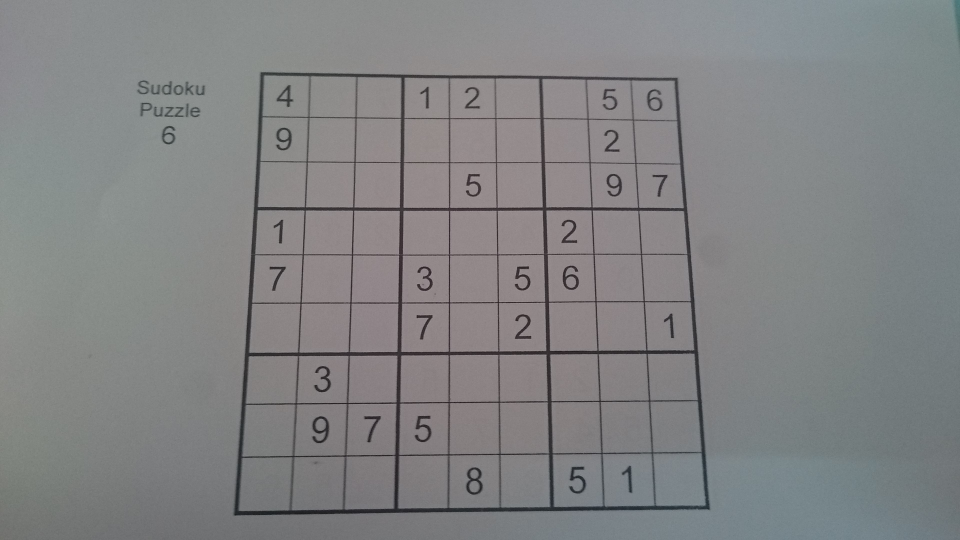
#> input picture images/train-images/DSC_0030.JPG, 1920 x 1080 px (shown at 1/2 size); its folder holds only this picture in this run
$ python train.py   (older library calls are emulated)
#> lines starting #> are read from the running program, lines starting #| are printed output that depends on the picture; after the words box and inside, x2 and y2 are one past the last pixel; in counts of white or black regions, pixels touching at a corner belong together
### code/utils.py
import cv2
import numpy as np
import copy

def get_sudoku_board(path):

#> called with path = '../images/train-images/DSC_0030.JPG'
    img = cv2.imread(path)
#> img is the input picture: shape (1080, 1920, 3); mean B, G, R 131.8, 130.8, 129.9
    gray = cv2.cvtColor(img, cv2.COLOR_BGR2GRAY)

    # blur = cv2.GaussianBlur(gray, (5, 5), 0)
    # ret, thresh = cv2.threshold(blur, 0, 255, cv2.THRESH_BINARY + cv2.THRESH_OTSU)
    thresh = cv2.adaptiveThreshold(
        gray,
        255,
        cv2.ADAPTIVE_THRESH_GAUSSIAN_C,
        cv2.THRESH_BINARY_INV,
        21, 2
    )
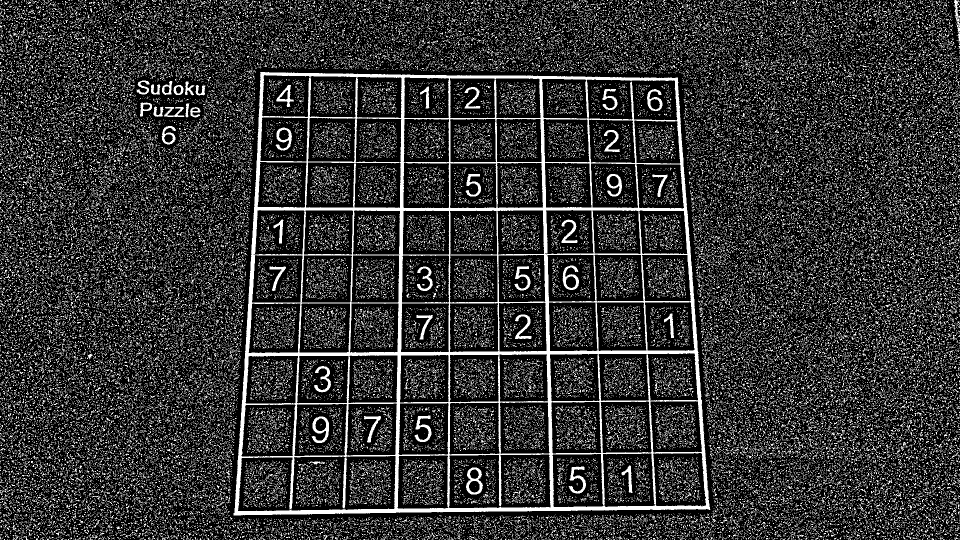
#> thresh: shape (1080, 1920) (shown at 1/2 size); 20% white in thin lines or dots

    # cv2.namedWindow('thresh', cv2.WINDOW_NORMAL)
    # cv2.resizeWindow('thresh', 600, 600)
    # cv2.imshow('thresh', thresh)

    biggest_contour, biggest_polygon = get_biggest_contour(thresh)
    if biggest_contour is not None:
        # [4 lines of commented-out code are left out]
        sudoku_board = perspective_transform(biggest_polygon, img)
        print(biggest_polygon)

        # [5 lines of commented-out code are left out]
        return sudoku_board
    return None


def get_biggest_contour(thresh_img):
    img, contours, hier = cv2.findContours(
        thresh_img,
        cv2.RETR_TREE,
        cv2.CHAIN_APPROX_SIMPLE
    )
#> contours = 81153 contours
    biggest_contour = None
    biggest_polygon = None
    max_area = -1
    img_area = img.shape[0] * img.shape[1]
#> img_area = 2073600

    for contour in contours:
        area = cv2.contourArea(contour)
        if area >= img_area/6:
            epsilon = 0.02 * cv2.arcLength(contour, True)
            approx_poly = cv2.approxPolyDP(contour, epsilon, True)
            if len(approx_poly) == 4 and area > max_area:
                biggest_contour = contour
                biggest_polygon = approx_poly
                max_area = area
#> this loop made 81153 passes
#> contour on passes 1 to 3: [[1919, 1079]], [[1908, 1079]], [[1902, 1079]]
#> after the loop, biggest_contour = contour of 1035 points, box (x1, y1, x2, y2) (467, 144, 1421, 1031), area 775874; biggest_polygon = [[520, 145], [467, 1030], [1420, 1019], [1355, 155]]; max_area = 775873.5
    return biggest_contour, biggest_polygon

# [36 lines left out: function extract_number, not called in this run]


def perspective_transform(biggest_polygon, img):
    pst1 = np.float32(biggest_polygon)
#> pst1 has the same summary as biggest_polygon in get_biggest_contour
    pst2 = np.float32([[0, 0], [0, 430], [430, 430], [430, 0]])
    M = cv2.getPerspectiveTransform(pst1, pst2)
#> M = [[0.507, 0.0304, -268.3], [-0.0067, 0.56, -77.69], [-2.88e-05, 0.000162, 1]]
    board = cv2.warpPerspective(img, M, (430, 430))
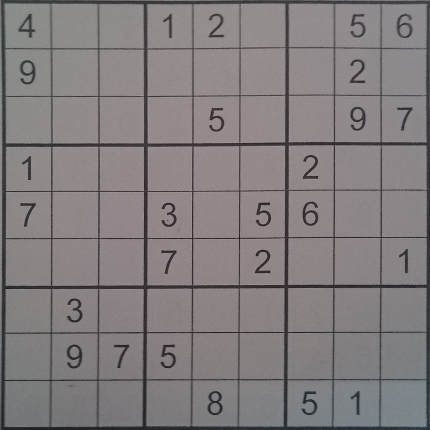
#> board: shape (430, 430, 3); mean B, G, R 126.2, 124.9, 130.2
#| [[[ 520  145]]
#|  [[ 467 1030]]
#|  [[1420 1019]]
#|  [[1355  155]]]
    return board

# [7 lines left out: function predict, not called in this run]

### code/train.py
import os
import numpy as np
import cv2
import sys
import copy
from utils import get_sudoku_board, get_biggest_contour
from utils import perspective_transform

responses = []
keys = [number for number in range(48, 58)]
samples = np.empty([0, 100])
TRAIN_FOLDER = '../images/train-images/'
ESC = 27

def label_number_in_image(sudoku_board):
    global responses, keys, samples, ESC

    gray = cv2.cvtColor(sudoku_board, cv2.COLOR_BGR2GRAY)
#> gray: shape (430, 430)

    gray = cv2.fastNlMeansDenoising(gray, 10, 10, 7, 21)
    thresh = cv2.adaptiveThreshold(
        gray,
        255,
        cv2.ADAPTIVE_THRESH_GAUSSIAN_C,
        cv2.THRESH_BINARY_INV,
        21, 2
    )
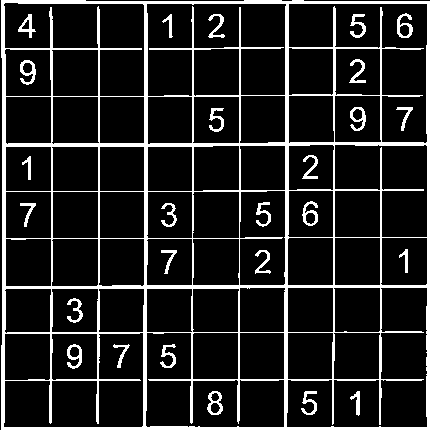
#> thresh: shape (430, 430); 13.4% white; 27 white regions
    thresh2 = copy.copy(thresh)
    image, contours, hier = cv2.findContours(
        thresh2,
        cv2.RETR_TREE,
        cv2.CHAIN_APPROX_SIMPLE
    )
#> contours = 92 contours; largest, box (x1, y1, x2, y2) and area: (1, 0, 430, 430) 183032, (286, 287, 428, 428) 10622, (146, 3, 287, 97) 10280, (288, 3, 428, 144) 10206, (3, 332, 144, 428) 8432
    cv2.imshow('thresh', thresh)
    for contour in contours:
        if 48 < cv2.contourArea(contour) < 400:
            x,y,w,h = cv2.boundingRect(contour)
            if h > 18:
                epsilon = 0.01*cv2.arcLength(contour, True)
                approx_poly = cv2.approxPolyDP(contour, epsilon, True)
                cv2.rectangle(sudoku_board, (x-5,y-5), (x+w+5, y+h+5), (0, 255, 0), 2)
                # get region of interest
                roi = thresh[y-5:y+h+5, x-5:x+w+5]
                cv2.imshow('roi', roi)
                # convert to 10x10 pixel
                roismall = cv2.resize(roi, (10, 10))
                cv2.imshow('board', sudoku_board)
                key = cv2.waitKey() & 0xFF
                print(key)
                if key == ESC:
                    sys.exit(0)
                elif key in keys:
                    responses.append(int(chr(key)))
                    sample = roismall.reshape([1, 100])
                    samples = np.append(samples, sample, 0)
#> this loop made 11 passes; (key q is pressed on pass 3)
#> (x, y, w, h, epsilon) on passes 3, 11: (67, 344, 15, 25, 0.95), (207, 391, 16, 24, 0.739)
#> (x, y, w, h) on pass 4: (69, 346, 11, 12)
#| 113
#| 27
#> pass 3, in label_number_in_image, `roi = thresh[y-5:y+h+5, x-5:x+w+5]`:
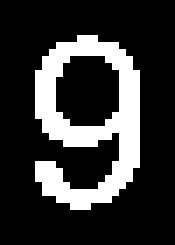
#> roi: shape (35, 25) (shown 7 times larger); 20.9% white; 1 white region, box (x1, y1, x2, y2) and area: (5, 5, 20, 30) 183
#> after the loop:
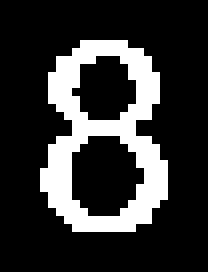
#> roi: shape (34, 26) (shown 8 times larger); 20.4% white in thin lines or dots, all inside (x1, y1, x2, y2) = (5, 5, 21, 29)
#> after the loop:
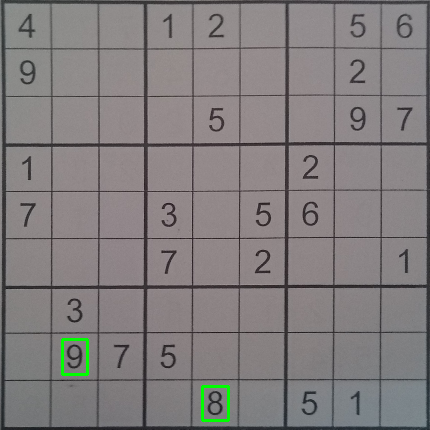
#> sudoku_board: shape (430, 430, 3); 0.39% of pixels changed, all inside (x1, y1, x2, y2) = (61, 338, 230, 422)
#> after the loop, responses = []
    return samples

def train_knn():
    samples = np.loadtxt('../data/samples.data', np.float32)
    responses = np.loadtxt('../data/responses.data', np.float32)
    responses = responses.reshape((responses.size, 1))

    model = cv2.ml.KNearest_create()
    model.train(samples, cv2.ml.ROW_SAMPLE, responses)
    return model

def start_training():
    global samples, responses
    for filename in os.listdir(TRAIN_FOLDER):
        path = os.path.join(TRAIN_FOLDER, filename)
        sudoku_board = get_sudoku_board(path)
        if sudoku_board is not None:
            label_number_in_image(sudoku_board)
        else:
            print(filename)
    responses = np.array(responses, np.float32)
    responses = responses.reshape(responses.size, 1)
    print("Traning Complete")
    np.savetxt('../data/samples1.data', samples)
    np.savetxt('../data/responses1.data', responses)

if __name__ == '__main__':
    start_training()
#> (the program exits here)

$ run again, on images/train-images/DSC_0035.JPG
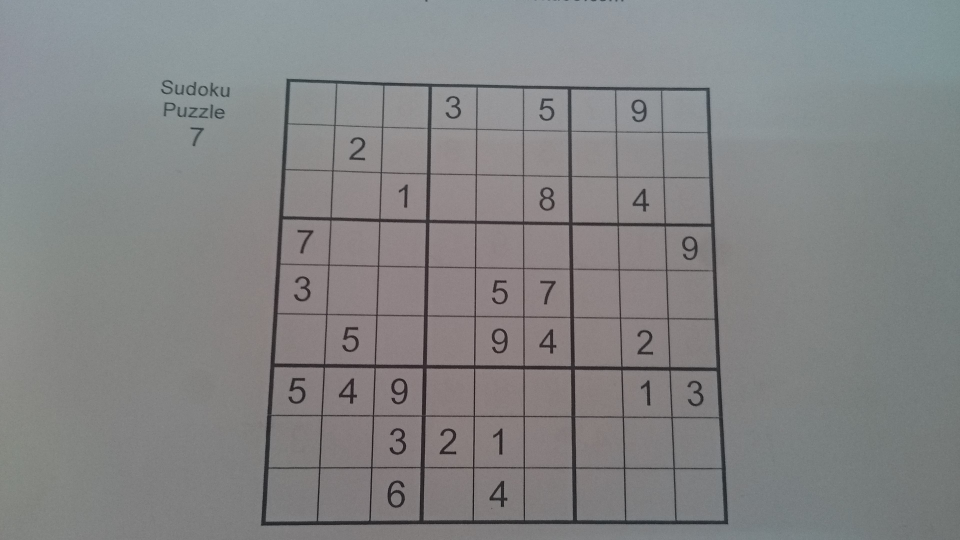
#> input picture images/train-images/DSC_0035.JPG, 1920 x 1080 px (shown at 1/2 size)
#> in get_sudoku_board, img is the input picture: shape (1080, 1920, 3); mean B, G, R 132.9, 132.3, 131.5
#> in get_sudoku_board, `thresh = cv2.adaptiveThreshold( gray, 255, cv2.ADAPTIVE_THRESH_GAUSSIA..`:
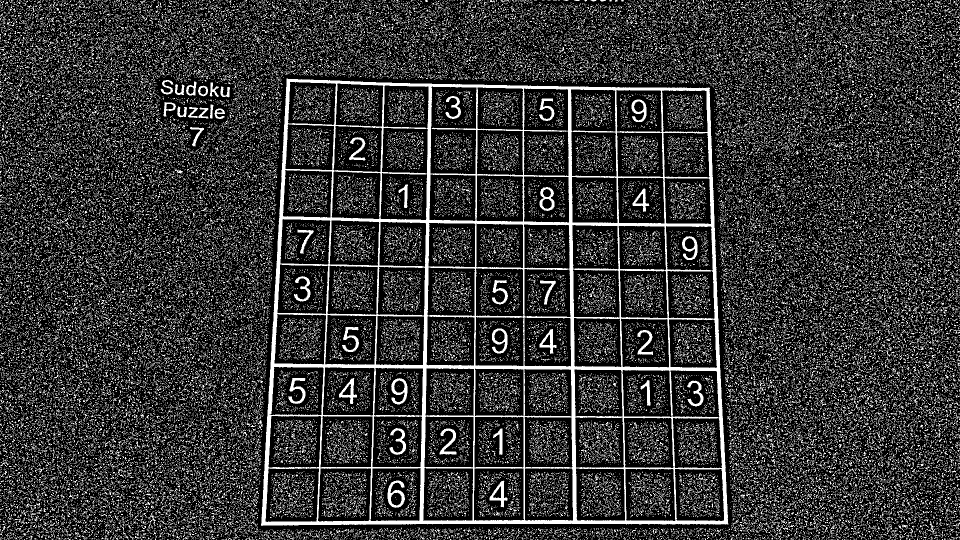
#> thresh: shape (1080, 1920) (shown at 1/2 size); 20.7% white in thin lines or dots
#> in get_biggest_contour, `img, contours, hier = cv2.findContours( thresh_img, cv2.RETR_TREE, cv2..`: contours = 83781 contours
#> the loop in get_biggest_contour, `for contour in contours:` made 83781 passes
#> contour on passes 1 to 3: [[1897, 1079], [1898, 1079]], [[1861, 1079]], [[1854, 1079]]
#> after the loop in get_biggest_contour, `for contour in contours:`: biggest_contour = contour of 802 points, box (x1, y1, x2, y2) (522, 157, 1457, 1052), area 779496; biggest_polygon = [[573, 157], [522, 1050], [1456, 1048], [1419, 176]]; max_area = 779495.5
#> pst1 has the same summary as biggest_polygon in get_biggest_contour
#> M = [[0.496, 0.0283, -288.8], [-0.0119, 0.532, -76.68], [-3.02e-05, 0.000116, 1]]
#| [[[ 573  157]]
#|  [[ 522 1050]]
#|  [[1456 1048]]
#|  [[1419  176]]]
#> in label_number_in_image, `image, contours, hier = cv2.findContours( thresh2, cv2.RETR_TREE, cv2...`: contours = 92 contours; largest, box (x1, y1, x2, y2) and area: (0, 0, 430, 430) 182776, (380, 2, 428, 145) 6402, (3, 3, 51, 143) 6330, (286, 4, 333, 145) 6312, (379, 145, 427, 287) 6304
#> the loop in label_number_in_image, `for contour in contours:` made 10 passes; (key q is pressed on pass 6)
#> (x, y, w, h, epsilon) on passes 6, 10: (208, 391, 16, 24, 0.684), (114, 391, 16, 24, 0.958)
#> (printed output is left out)
#> after the loop in label_number_in_image, `for contour in contours:`:
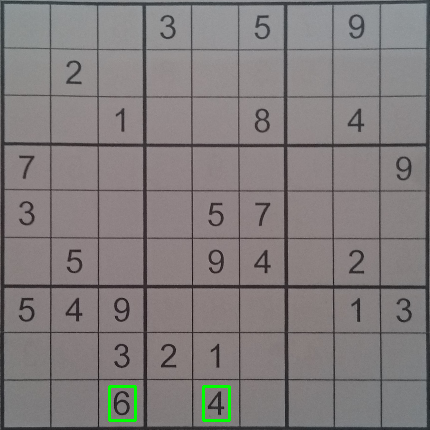
#> sudoku_board: shape (430, 430, 3); mean B, G, R 124.5, 124.6, 129.5
#> after the loop in label_number_in_image, `for contour in contours:`: responses = []

$ run again, on images/train-images/DSC_0036.JPG
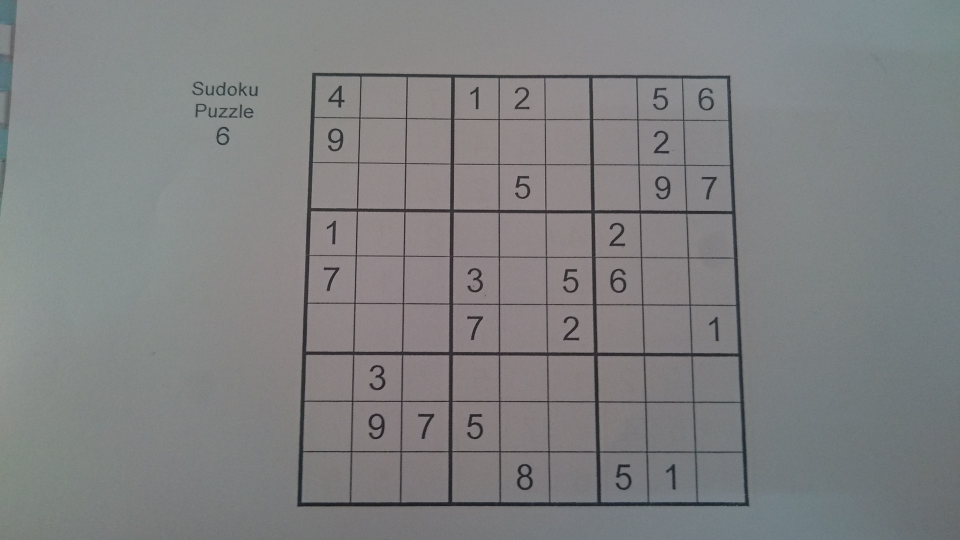
#> input picture images/train-images/DSC_0036.JPG, 1920 x 1080 px (shown at 1/2 size)
#> in get_sudoku_board, img is the input picture: shape (1080, 1920, 3); mean B, G, R 130, 129.1, 128.1
#> in get_sudoku_board, `thresh = cv2.adaptiveThreshold( gray, 255, cv2.ADAPTIVE_THRESH_GAUSSIA..`:
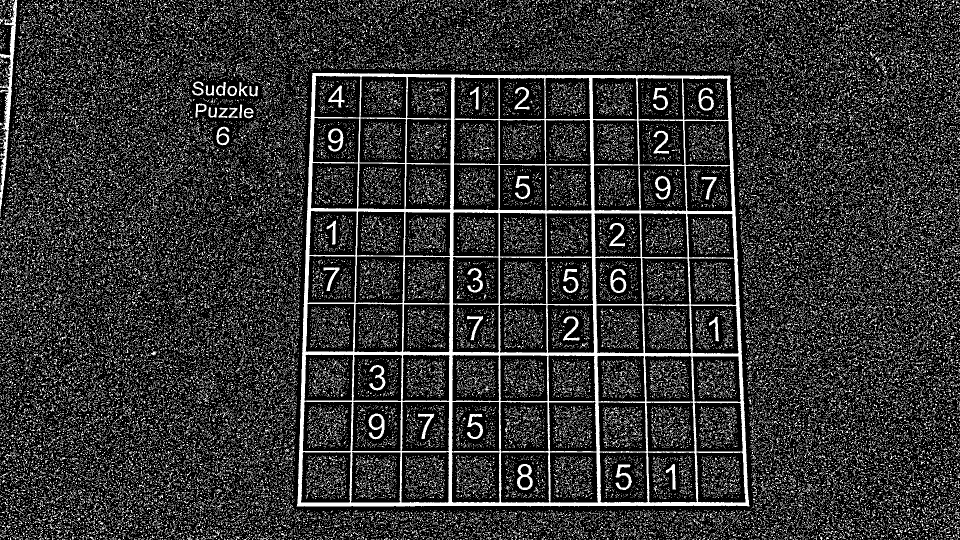
#> thresh: shape (1080, 1920) (shown at 1/2 size); 19.6% white in thin lines or dots
#> in get_biggest_contour, `img, contours, hier = cv2.findContours( thresh_img, cv2.RETR_TREE, cv2..`: contours = 80067 contours
#> the loop in get_biggest_contour, `for contour in contours:` made 80067 passes
#> contour on passes 1 to 3: [[1910, 1079]], [[1907, 1079]], [[1889, 1079], [1890, 1079]]
#> after the loop in get_biggest_contour, `for contour in contours:`: biggest_contour = contour of 756 points, box (x1, y1, x2, y2) (593, 146, 1499, 1013), area 748192; biggest_polygon = [[624, 146], [593, 1012], [1498, 1012], [1460, 151]]; max_area = 748192
#> pst1 has the same summary as biggest_polygon in get_biggest_contour
#> M = [[0.516, 0.0185, -324.7], [-0.00325, 0.543, -77.19], [-7.55e-06, 9.63e-05, 1]]
#| [[[ 624  146]]
#|  [[ 593 1012]]
#|  [[1498 1012]]
#|  [[1460  151]]]
#> in label_number_in_image, `image, contours, hier = cv2.findContours( thresh2, cv2.RETR_TREE, cv2...`: contours = 86 contours, 1 with area under 20; largest, box (x1, y1, x2, y2) and area: (0, 0, 430, 430) 183260, (288, 288, 428, 428) 12562, (3, 332, 145, 428) 10750, (146, 332, 287, 428) 10694, (333, 3, 428, 144) 8369
#> the loop in label_number_in_image, `for contour in contours:` made 8 passes; (key q is pressed on pass 5)
#> (x, y, w, h, epsilon) on passes 5, 8: (209, 391, 15, 25, 0.722), (161, 344, 16, 24, 1.2)
#> (printed output is left out)
#> after the loop in label_number_in_image, `for contour in contours:`:
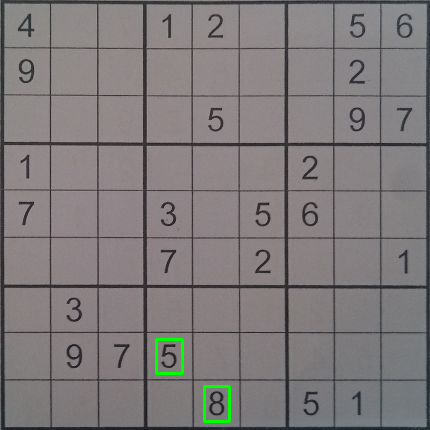
#> sudoku_board: shape (430, 430, 3); mean B, G, R 123.1, 122.6, 127.1
#> after the loop in label_number_in_image, `for contour in contours:`: responses = []

$ run again, on images/train-images/DSC_0031.JPG
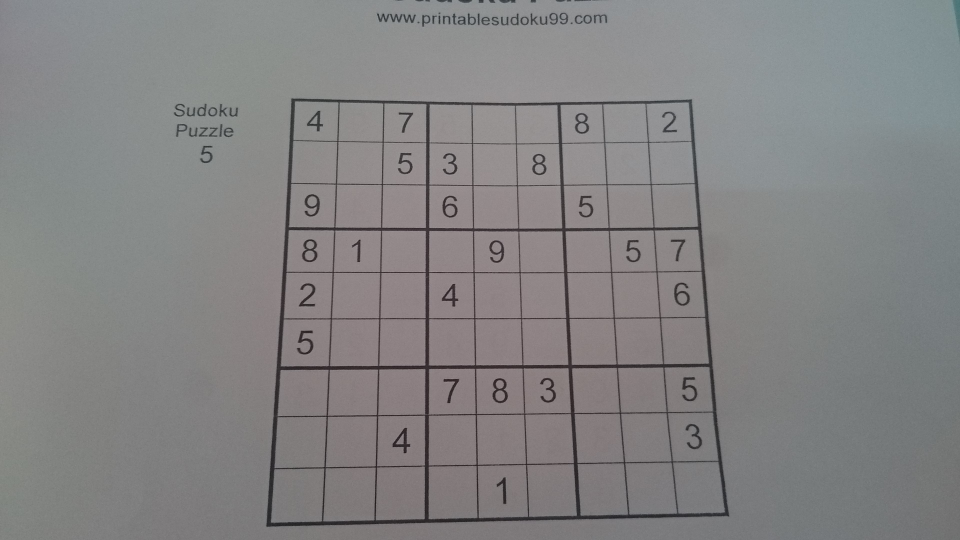
#> input picture images/train-images/DSC_0031.JPG, 1920 x 1080 px (shown at 1/2 size)
#> in get_sudoku_board, img is the input picture: shape (1080, 1920, 3); mean B, G, R 131.4, 130.9, 131.6
#> in get_sudoku_board, `thresh = cv2.adaptiveThreshold( gray, 255, cv2.ADAPTIVE_THRESH_GAUSSIA..`:
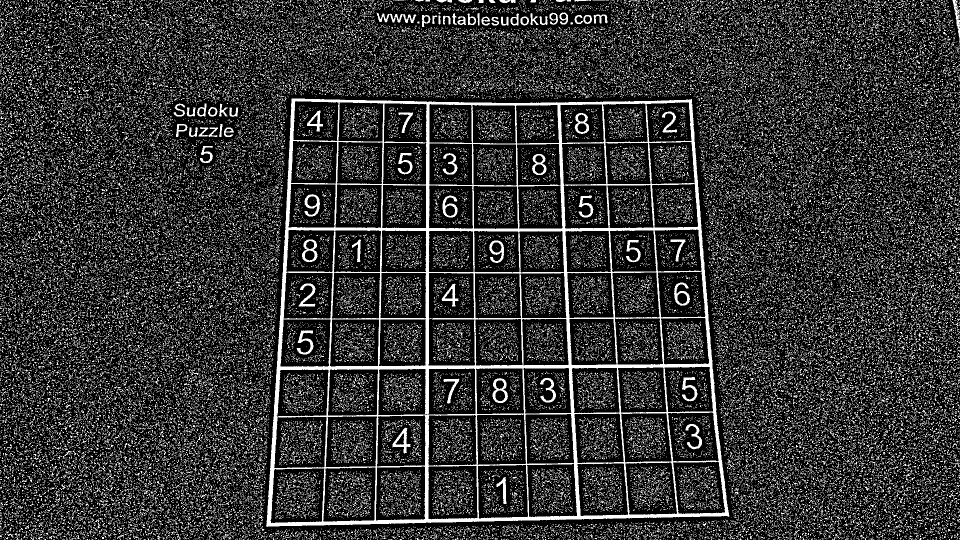
#> thresh: shape (1080, 1920) (shown at 1/2 size); 20.1% white in thin lines or dots
#> in get_biggest_contour, `img, contours, hier = cv2.findContours( thresh_img, cv2.RETR_TREE, cv2..`: contours = 82827 contours
#> the loop in get_biggest_contour, `for contour in contours:` made 82827 passes
#> contour on passes 1 to 3: [[1913, 1079], [1914, 1079]], [[1893, 1079]], [[1825, 1079], [1826, 1079]]
#> after the loop in get_biggest_contour, `for contour in contours:`: biggest_contour = contour of 905 points, box (x1, y1, x2, y2) (532, 197, 1459, 1054), area 718834; biggest_polygon = [[583, 197], [532, 1052], [1458, 1032], [1383, 198]]; max_area = 718833.5
#> pst1 has the same summary as biggest_polygon in get_biggest_contour
#> M = [[0.537, 0.032, -319.5], [-0.000745, 0.596, -116.9], [-2.76e-05, 0.000189, 1]]
#| [[[ 583  197]]
#|  [[ 532 1052]]
#|  [[1458 1032]]
#|  [[1383  198]]]
#> in label_number_in_image, `image, contours, hier = cv2.findContours( thresh2, cv2.RETR_TREE, cv2...`: contours = 104 contours; largest, box (x1, y1, x2, y2) and area: (1, 0, 430, 430) 181536, (332, 3, 428, 147) 10676, (4, 287, 52, 380) 4303, (99, 332, 146, 429) 4302, (4, 190, 52, 286) 4294
#> the loop in label_number_in_image, `for contour in contours:` made 14 passes; (key q is pressed on pass 5)
#> (x, y, w, h, epsilon) on passes 5, 14: (212, 391, 9, 25, 0.647), (114, 344, 17, 24, 0.698)
#> (printed output is left out)
#> after the loop in label_number_in_image, `for contour in contours:`:
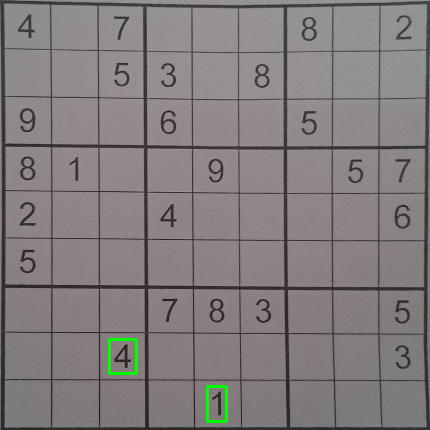
#> sudoku_board: shape (430, 430, 3); mean B, G, R 124.6, 124.7, 130.6
#> after the loop in label_number_in_image, `for contour in contours:`: responses = []
